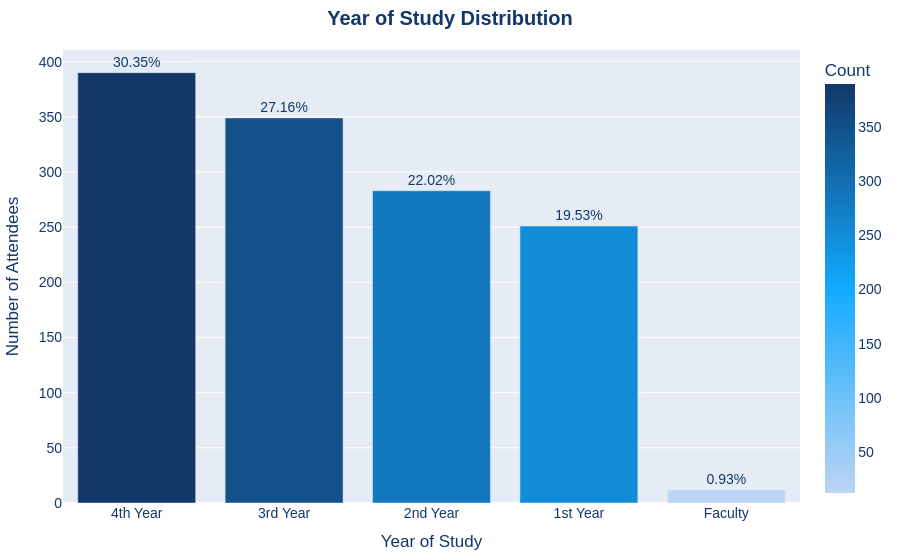

The notebook cell this image was saved under:
### Code cell
import pandas as pd
import plotly.express as px

# Load the data
file_path = "../../data/all_students_data/copy_of_sessions_database.csv"
df = pd.read_csv(file_path)

# Count the occurrences of each year of study
year_distribution = df['Year of Study'].value_counts().reset_index()
year_distribution.columns = ['Year of Study', 'Count']

# Calculate the total count and percentage for each year
total_count = year_distribution['Count'].sum()
year_distribution['Percentage'] = (year_distribution['Count'] / total_count * 100).round(2)

# Create the bar chart
fig = px.bar(
    year_distribution,
    x='Year of Study',
    y='Count',
    title='<b>Year of Study Distribution</b>',
    color='Count',  # Use color to represent count
    color_continuous_scale=['#BDD5F4', '#12AAFF', '#123869'],  # Custom color scheme
    text='Percentage'  # Display percentage on bars
)

# Customize the layout for aesthetics
fig.update_layout(
    title=dict(
        x=0.5,
        xanchor='center',
        font=dict(size=20, color='#123869')
    ),
    xaxis_title='Year of Study',
    yaxis_title='Number of Attendees',
    font=dict(family="Arial", size=14, color='#123869'),
    margin=dict(t=50, b=50, l=50, r=50),
)

# Customize hover information and bar text
fig.update_traces(
    hovertemplate=('<b>Year of Study:</b> %{x}<br>'
                   '<b>Count:</b> %{y}<br>'
                   '<b>Percentage:</b> %{text}%<extra></extra>'),
    texttemplate='%{text}%',  # Show percentage on the bars
    textposition='outside'  # Position text outside the bars
)

# Show the plot
fig.show()
fig.write_html("../../outputs/visuals_images/year_of_study_distribution/year_of_study_distribution.html")

### Figure 1 — Plotly figure (JSON) as saved in the notebook; plotly's stock layout.template omitted (floating-point values rounded to 4 significant figures)
{"data": [{"alignmentgroup": "True", "hovertemplate": "<b>Year of Study:</b> %{x}<br><b>Count:</b> %{y}<br><b>Percentage:</b> %{text}%<extra></extra>", "legendgroup": "", "marker": {"color": [390, 349, 283, 251, 12], "coloraxis": "coloraxis", "pattern": {"shape": ""}}, "name": "", "offsetgroup": "", "orientation": "v", "showlegend": false, "text": [30.35, 27.16, 22.02, 19.53, 0.93], "textposition": "outside", "texttemplate": "%{text}%", "type": "bar", "x": ["4th Year", "3rd Year", "2nd Year", "1st Year", "Faculty"], "xaxis": "x", "y": [390, 349, 283, 251, 12], "yaxis": "y"}], "layout": {"barmode": "relative", "coloraxis": {"colorbar": {"title": {"text": "Count"}}, "colorscale": [[0, "#BDD5F4"], [0.5, "#12AAFF"], [1, "#123869"]]}, "font": {"color": "#123869", "family": "Arial", "size": 14}, "legend": {"tracegroupgap": 0}, "margin": {"b": 50, "l": 50, "r": 50, "t": 50}, "title": {"font": {"color": "#123869", "size": 20}, "text": "<b>Year of Study Distribution</b>", "x": 0.5, "xanchor": "center"}, "xaxis": {"anchor": "y", "domain": [0, 1], "title": {"text": "Year of Study"}}, "yaxis": {"anchor": "x", "domain": [0, 1], "title": {"text": "Number of Attendees"}}}}
